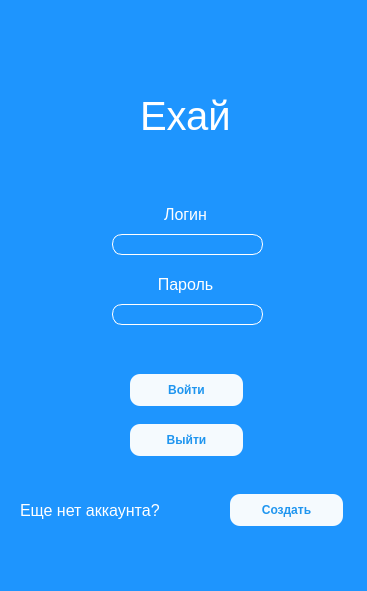
<?xml version="1.0" encoding="UTF-8"?>
<ui version="4.0">
 <class>Form</class>
 <widget class="QWidget" name="Form">
  <property name="geometry">
   <rect>
    <x>0</x>
    <y>0</y>
    <width>367</width>
    <height>591</height>
   </rect>
  </property>
  <property name="windowTitle">
   <string>Form</string>
  </property>
  <property name="styleSheet">
   <string notr="true">QWidget {
	background: #1E95FE;
}

QLabel {
	color: white;
}

QPushButton {
	color: #1F95EF;
	background: #F5FAFE;
	font-weight: bold;
	border-radius: 10px;
}

QLineEdit {
	border: 1px solid white;
	border-radius: 10px;
	padding: 0px 8px;
}</string>
  </property>
  <widget class="QPushButton" name="exitBtn">
   <property name="geometry">
    <rect>
     <x>130</x>
     <y>424</y>
     <width>113</width>
     <height>32</height>
    </rect>
   </property>
   <property name="cursor">
    <cursorShape>PointingHandCursor</cursorShape>
   </property>
   <property name="styleSheet">
    <string notr="true"/>
   </property>
   <property name="text">
    <string>Выйти</string>
   </property>
  </widget>
  <widget class="QLabel" name="passLable">
   <property name="geometry">
    <rect>
     <x>150</x>
     <y>274</y>
     <width>71</width>
     <height>21</height>
    </rect>
   </property>
   <property name="styleSheet">
    <string notr="true">background: transparent;
font-size: 16px;</string>
   </property>
   <property name="text">
    <string>Пароль</string>
   </property>
   <property name="alignment">
    <set>Qt::AlignCenter</set>
   </property>
  </widget>
  <widget class="QLineEdit" name="passInput">
   <property name="geometry">
    <rect>
     <x>112</x>
     <y>304</y>
     <width>151</width>
     <height>21</height>
    </rect>
   </property>
   <property name="styleSheet">
    <string notr="true"/>
   </property>
  </widget>
  <widget class="QLabel" name="loginLable">
   <property name="geometry">
    <rect>
     <x>150</x>
     <y>204</y>
     <width>71</width>
     <height>21</height>
    </rect>
   </property>
   <property name="styleSheet">
    <string notr="true">background: transparent;
font-size: 16px;</string>
   </property>
   <property name="text">
    <string>Логин</string>
   </property>
   <property name="textFormat">
    <enum>Qt::AutoText</enum>
   </property>
   <property name="alignment">
    <set>Qt::AlignCenter</set>
   </property>
  </widget>
  <widget class="QPushButton" name="createAccBtn">
   <property name="geometry">
    <rect>
     <x>230</x>
     <y>494</y>
     <width>113</width>
     <height>32</height>
    </rect>
   </property>
   <property name="cursor">
    <cursorShape>PointingHandCursor</cursorShape>
   </property>
   <property name="styleSheet">
    <string notr="true"/>
   </property>
   <property name="text">
    <string>Создать</string>
   </property>
  </widget>
  <widget class="QLabel" name="picture">
   <property name="geometry">
    <rect>
     <x>120</x>
     <y>34</y>
     <width>131</width>
     <height>121</height>
    </rect>
   </property>
   <property name="styleSheet">
    <string notr="true">background: transparent;
font-size: 30px;
border: none;</string>
   </property>
   <property name="text">
    <string/>
   </property>
   <property name="pixmap">
    <pixmap>photo_2024-06-15_14-05-17.jpg</pixmap>
   </property>
   <property name="scaledContents">
    <bool>true</bool>
   </property>
   <property name="wordWrap">
    <bool>true</bool>
   </property>
  </widget>
  <widget class="QLineEdit" name="loginInput">
   <property name="geometry">
    <rect>
     <x>112</x>
     <y>234</y>
     <width>151</width>
     <height>21</height>
    </rect>
   </property>
   <property name="styleSheet">
    <string notr="true"/>
   </property>
  </widget>
  <widget class="QPushButton" name="logBtn">
   <property name="geometry">
    <rect>
     <x>130</x>
     <y>374</y>
     <width>113</width>
     <height>32</height>
    </rect>
   </property>
   <property name="cursor">
    <cursorShape>PointingHandCursor</cursorShape>
   </property>
   <property name="styleSheet">
    <string notr="true"/>
   </property>
   <property name="text">
    <string>Войти</string>
   </property>
  </widget>
  <widget class="QLabel" name="createAccLable">
   <property name="geometry">
    <rect>
     <x>20</x>
     <y>500</y>
     <width>171</width>
     <height>20</height>
    </rect>
   </property>
   <property name="styleSheet">
    <string notr="true">background: transparent;
font-size: 16px;</string>
   </property>
   <property name="text">
    <string>Еще нет аккаунта?</string>
   </property>
  </widget>
  <widget class="QLabel" name="label">
   <property name="geometry">
    <rect>
     <x>140</x>
     <y>70</y>
     <width>141</width>
     <height>91</height>
    </rect>
   </property>
   <property name="styleSheet">
    <string notr="true">font-size: 40px;</string>
   </property>
   <property name="text">
    <string>Ехай</string>
   </property>
  </widget>
 </widget>
 <resources/>
 <connections/>
</ui>
